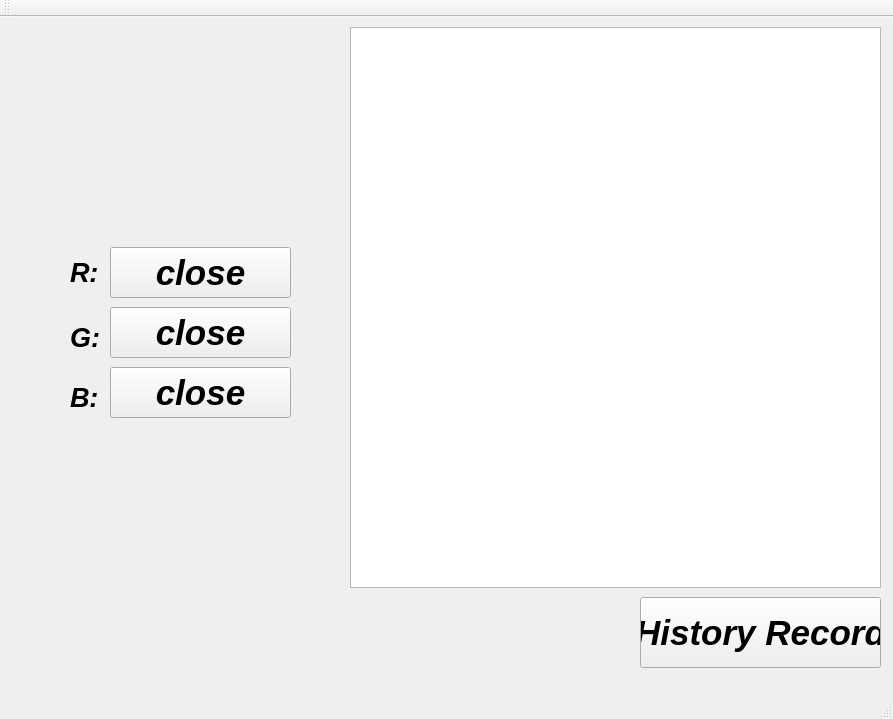
<?xml version="1.0" encoding="UTF-8"?>
<ui version="4.0">
 <class>MainWindow</class>
 <widget class="QMainWindow" name="MainWindow">
  <property name="geometry">
   <rect>
    <x>0</x>
    <y>0</y>
    <width>893</width>
    <height>719</height>
   </rect>
  </property>
  <property name="windowTitle">
   <string>MainWindow</string>
  </property>
  <widget class="QWidget" name="centralWidget">
   <widget class="QLabel" name="label">
    <property name="geometry">
     <rect>
      <x>70</x>
      <y>230</y>
      <width>41</width>
      <height>51</height>
     </rect>
    </property>
    <property name="font">
     <font>
      <pointsize>20</pointsize>
      <weight>75</weight>
      <italic>true</italic>
      <bold>true</bold>
     </font>
    </property>
    <property name="text">
     <string>R:</string>
    </property>
   </widget>
   <widget class="QLabel" name="label_2">
    <property name="geometry">
     <rect>
      <x>70</x>
      <y>370</y>
      <width>31</width>
      <height>21</height>
     </rect>
    </property>
    <property name="font">
     <font>
      <pointsize>20</pointsize>
      <weight>75</weight>
      <italic>true</italic>
      <bold>true</bold>
     </font>
    </property>
    <property name="text">
     <string>B:</string>
    </property>
   </widget>
   <widget class="QLabel" name="label_3">
    <property name="geometry">
     <rect>
      <x>70</x>
      <y>310</y>
      <width>31</width>
      <height>21</height>
     </rect>
    </property>
    <property name="font">
     <font>
      <pointsize>20</pointsize>
      <weight>75</weight>
      <italic>true</italic>
      <bold>true</bold>
     </font>
    </property>
    <property name="text">
     <string>G:</string>
    </property>
   </widget>
   <widget class="QPushButton" name="R">
    <property name="geometry">
     <rect>
      <x>110</x>
      <y>230</y>
      <width>181</width>
      <height>51</height>
     </rect>
    </property>
    <property name="font">
     <font>
      <pointsize>26</pointsize>
      <weight>75</weight>
      <italic>true</italic>
      <bold>true</bold>
     </font>
    </property>
    <property name="text">
     <string>close</string>
    </property>
   </widget>
   <widget class="QPushButton" name="G">
    <property name="geometry">
     <rect>
      <x>110</x>
      <y>290</y>
      <width>181</width>
      <height>51</height>
     </rect>
    </property>
    <property name="font">
     <font>
      <pointsize>26</pointsize>
      <weight>75</weight>
      <italic>true</italic>
      <bold>true</bold>
     </font>
    </property>
    <property name="text">
     <string>close</string>
    </property>
   </widget>
   <widget class="QPushButton" name="B">
    <property name="geometry">
     <rect>
      <x>110</x>
      <y>350</y>
      <width>181</width>
      <height>51</height>
     </rect>
    </property>
    <property name="font">
     <font>
      <pointsize>26</pointsize>
      <weight>75</weight>
      <italic>true</italic>
      <bold>true</bold>
     </font>
    </property>
    <property name="text">
     <string>close</string>
    </property>
   </widget>
   <widget class="QPushButton" name="WATCH">
    <property name="geometry">
     <rect>
      <x>640</x>
      <y>580</y>
      <width>241</width>
      <height>71</height>
     </rect>
    </property>
    <property name="font">
     <font>
      <pointsize>26</pointsize>
      <weight>75</weight>
      <italic>true</italic>
      <bold>true</bold>
     </font>
    </property>
    <property name="text">
     <string>History Record</string>
    </property>
   </widget>
   <widget class="QTextEdit" name="watch">
    <property name="geometry">
     <rect>
      <x>350</x>
      <y>10</y>
      <width>531</width>
      <height>561</height>
     </rect>
    </property>
    <property name="font">
     <font>
      <pointsize>16</pointsize>
      <weight>75</weight>
      <italic>true</italic>
      <bold>true</bold>
     </font>
    </property>
   </widget>
  </widget>
  <widget class="QMenuBar" name="menuBar">
   <property name="geometry">
    <rect>
     <x>0</x>
     <y>0</y>
     <width>893</width>
     <height>27</height>
    </rect>
   </property>
  </widget>
  <widget class="QToolBar" name="mainToolBar">
   <attribute name="toolBarArea">
    <enum>TopToolBarArea</enum>
   </attribute>
   <attribute name="toolBarBreak">
    <bool>false</bool>
   </attribute>
  </widget>
  <widget class="QStatusBar" name="statusBar"/>
 </widget>
 <layoutdefault spacing="6" margin="11"/>
 <resources/>
 <connections/>
</ui>
